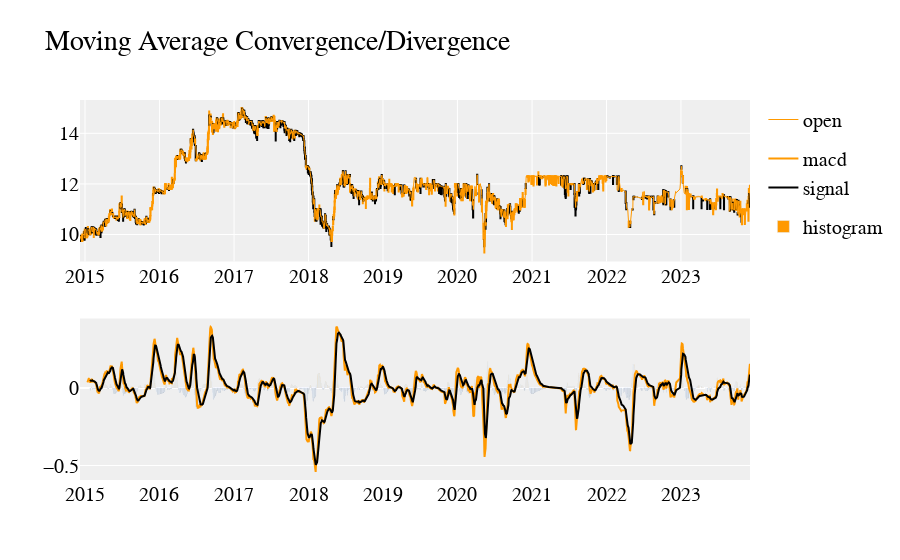

Notebook cell for this chart:
### Code cell
# calculate MACD values
df.ta.macd(close='close', fast=12, slow=26, append=True)
# Force lowercase (optional)
df.columns = [x.lower() for x in df.columns]
# Construct a 2 x 1 Plotly figure
fig = make_subplots(rows=2, cols=1)
# price Line
fig.append_trace(
    go.Scatter(
        x=df.index,
        y=df['open'],
        line=dict(color='#ff9900', width=1),
        name='open',
        # showlegend=False,
        legendgroup='1',
    ), row=1, col=1
)
# Candlestick chart for pricing
fig.append_trace(
    go.Candlestick(
        x=df.index,
        open=df['open'],
        high=df['high'],
        low=df['low'],
        close=df['close'],
        increasing_line_color='#ff9900',
        decreasing_line_color='black',
        showlegend=False
    ), row=1, col=1
)
# Fast Signal (%k)
fig.append_trace(
    go.Scatter(
        x=df.index,
        y=df['macd_12_26_9'],
        line=dict(color='#ff9900', width=2),
        name='macd',
        # showlegend=False,
        legendgroup='2',
    ), row=2, col=1
)
# Slow signal (%d)
fig.append_trace(
    go.Scatter(
        x=df.index,
        y=df['macds_12_26_9'],
        line=dict(color='#000000', width=2),
        # showlegend=False,
        legendgroup='2',
        name='signal'
    ), row=2, col=1
)
# Colorize the histogram values
colors = np.where(df['macdh_12_26_9'] < 0, '#000', '#ff9900')
# Plot the histogram
fig.append_trace(
    go.Bar(
        x=df.index,
        y=df['macdh_12_26_9'],
        name='histogram',
        marker_color=colors,
    ), row=2, col=1
)
# Make it pretty
layout = go.Layout(
    plot_bgcolor='#efefef',
    # Font Families
    font_family='Monospace',
    font_color='#000000',
    font_size=20,
    title='Moving Average Convergence/Divergence',
    xaxis=dict(
        rangeslider=dict(
            visible=False
        )
    )
)
# Update options and show plot
fig.update_layout(layout)
fig.show()

### Figure 1 — Plotly figure (JSON) as saved in the notebook; plotly's stock layout.template omitted (floating-point values rounded to 4 significant figures; data arrays with more than 128 entries replaced by an {"elided": "..."} marker saying what was removed)
{"data": [{"legendgroup": "1", "line": {"color": "#ff9900", "width": 1}, "name": "open", "type": "scatter", "x": {"elided": "2066 str values"}, "xaxis": "x", "y": {"elided": "2066 float values"}, "yaxis": "y"}, {"close": {"elided": "2066 float values"}, "decreasing": {"line": {"color": "black"}}, "high": {"elided": "2066 float values"}, "increasing": {"line": {"color": "#ff9900"}}, "low": {"elided": "2066 float values"}, "open": {"elided": "2066 float values"}, "showlegend": false, "type": "candlestick", "x": {"elided": "2066 str values"}, "xaxis": "x", "yaxis": "y"}, {"legendgroup": "2", "line": {"color": "#ff9900", "width": 2}, "name": "macd", "type": "scatter", "x": {"elided": "2066 str values"}, "xaxis": "x2", "y": {"elided": "2066 float values"}, "yaxis": "y2"}, {"legendgroup": "2", "line": {"color": "#000000", "width": 2}, "name": "signal", "type": "scatter", "x": {"elided": "2066 str values"}, "xaxis": "x2", "y": {"elided": "2066 float values"}, "yaxis": "y2"}, {"marker": {"color": {"elided": "2066 str values"}}, "name": "histogram", "type": "bar", "x": {"elided": "2066 str values"}, "xaxis": "x2", "y": {"elided": "2066 float values"}, "yaxis": "y2"}], "layout": {"autosize": true, "font": {"color": "#000000", "family": "Monospace", "size": 20}, "plot_bgcolor": "#efefef", "title": {"text": "Moving Average Convergence/Divergence"}, "xaxis": {"anchor": "y", "autorange": true, "domain": [0, 1], "range": ["2014-12-07 12:00", "2023-12-05 12:00"], "rangeslider": {"visible": false, "yaxis": {}}, "type": "date"}, "xaxis2": {"anchor": "y2", "autorange": true, "domain": [0, 1], "range": ["2014-12-07 12:00", "2023-12-05 12:00"], "type": "date"}, "yaxis": {"anchor": "x", "autorange": true, "domain": [0.575, 1], "range": [8.931, 15.32], "type": "linear"}, "yaxis2": {"anchor": "x2", "autorange": true, "domain": [0, 0.425], "range": [-0.5934, 0.447], "type": "linear"}}}
